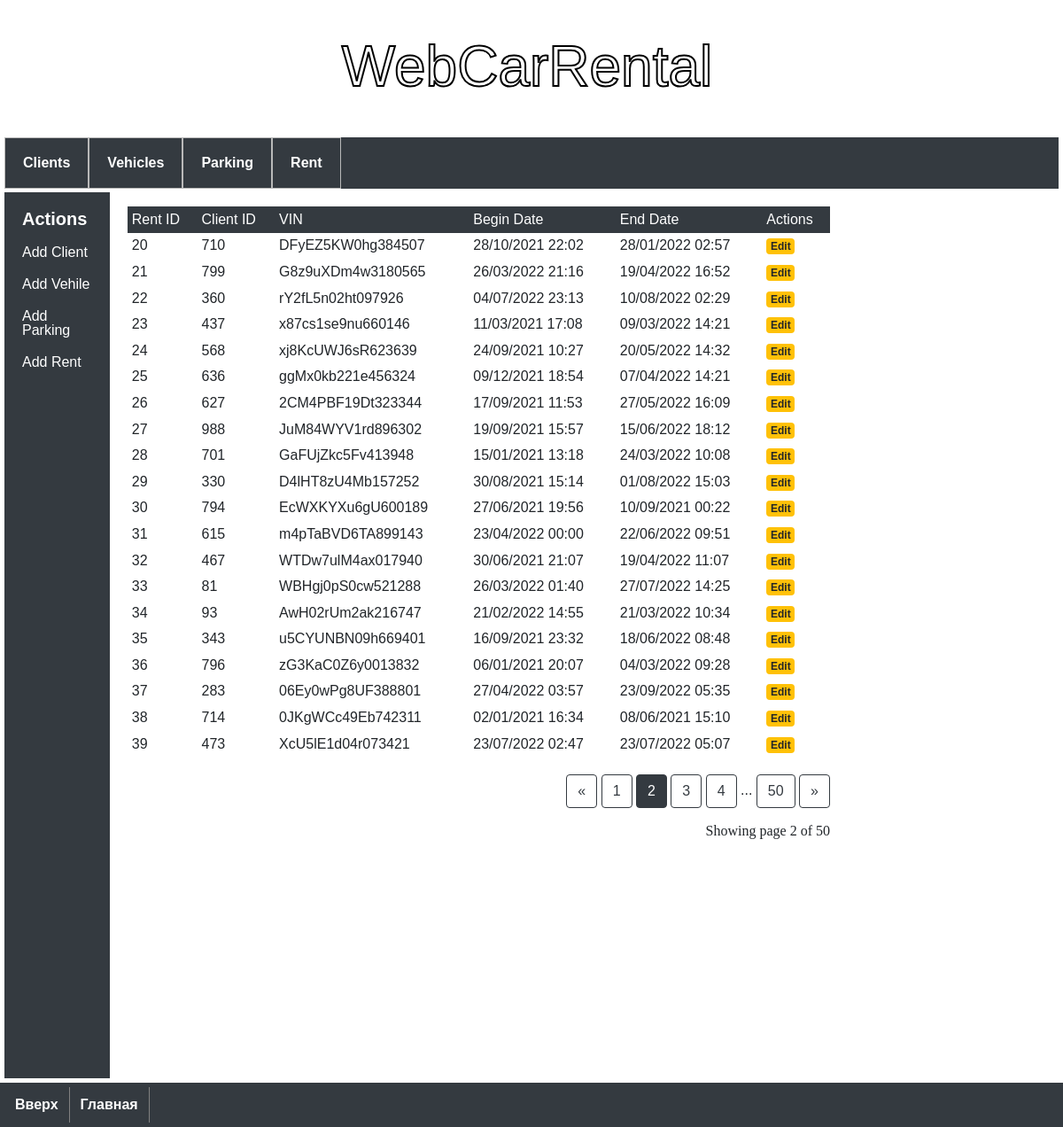
The page /rents?page=2 on the database its author committed.
### model.py (models this page shows)
class Rent(db.Model):
    __tablename__ = 'rent'
    rent_id = db.Column('rent_id', db.INTEGER, primary_key=True, autoincrement=True)
    client_id = db.Column(db.ForeignKey('client.client_id'))
    vin_number = db.Column(db.ForeignKey('vehicle.vin_number'))
    begin_date = db.Column('begin_date', db.String(50), unique=False)
    end_date = db.Column('end_date', db.String(50), unique=False)

### app.py (the view)
@app.route('/rents')
def rents():
    page = request.args.get('page', 1, type=int)
    rents = Rent.query.paginate(page=page, per_page=20)
    return render_template(
        './rent/rents.html',
        rents=rents)

### templates/rent/rents.html
{% extends 'base.html' %}
{% block content %}
<div class="table-responsive">
    <table class="table table-sm table-borderless mb-0">
        <thead class="thead-dark">
            <tr>
                <th>Rent ID</th>
                <th>Client ID</th>
                <th>VIN</th>
                <th>Begin Date</th>
                <th>End Date</th>
                <th>Actions</th>
            </tr>
        </thead>
        <tbody>
            {% for rent in rents %}
            <tr>
                <th scope="row">{{ rent.rent_id }}</th>
                <td>{{ rent.client_id }}</td>
                <td>{{ rent.vin_number }}</td>
                <td>{{ rent.begin_date }}</td>
                <td>{{ rent.end_date }}</td>
                <td><a class="badge badge-warning" href="{{ url_for('edit_rent', rent_id=rent.rent_id) }}">Edit</a></td>
            </tr>
            {% endfor %}
        </tbody>
    </table>
</div>
<br>
<div class="text-right">
    <a href="{{ url_for('rents', page=rents.prev_num) }}"
       class="btn btn-outline-dark
       {% if rents.page == 1 %}disabled{% endif %}">
        &laquo;
    </a>
    {% for page_num in rents.iter_pages(left_edge=1, right_edge=1, left_current=1, right_current=2) %}{% if page_num %}
            {% if rents.page == page_num %}
            <a href="{{ url_for('rents', page=page_num) }}"
               class="btn btn-dark">
                {{ page_num }}
            </a>
            {% else %}
            <a href="{{ url_for('rents', page=page_num) }}"
               class="btn btn-outline-dark">
                {{ page_num }}
            </a>
            {% endif %}
        {% else %}
            ...
        {% endif %}
    {% endfor %}    <a href="{{ url_for('rents', page=rents.next_num) }}"
       class="btn btn-outline-dark
       {% if rents.page == rents.pages %}disabled{% endif %}">
        &raquo;
    </a>
</div>
<p class="text-right mt-3">
   Showing page {{ rents.page }} of {{ rents.pages }}
</p>
{% endblock %}

### static/css/styles.css (style rules this page uses)
p { font-family: Georgia, 'Times New Roman', Times, serif; margin-left: 10px; text-indent: 20px; }
body { font-family: 'Montserrat', sans-serif; }

### rows shown on the page
Rent: rent_id "20", client_id "710", vin_number "DFyEZ5KW0hg384507", begin_date "28/10/2021 22:02", end_date "28/01/2022 02:57"
Rent: rent_id "21", client_id "799", vin_number "G8z9uXDm4w3180565", begin_date "26/03/2022 21:16", end_date "19/04/2022 16:52"
Rent: rent_id "22", client_id "360", vin_number "rY2fL5n02ht097926", begin_date "04/07/2022 23:13", end_date "10/08/2022 02:29"
Rent: rent_id "23", client_id "437", vin_number "x87cs1se9nu660146", begin_date "11/03/2021 17:08", end_date "09/03/2022 14:21"
Rent: rent_id "24", client_id "568", vin_number "xj8KcUWJ6sR623639", begin_date "24/09/2021 10:27", end_date "20/05/2022 14:32"
Rent: rent_id "25", client_id "636", vin_number "ggMx0kb221e456324", begin_date "09/12/2021 18:54", end_date "07/04/2022 14:21"
Rent: rent_id "26", client_id "627", vin_number "2CM4PBF19Dt323344", begin_date "17/09/2021 11:53", end_date "27/05/2022 16:09"
Rent: rent_id "27", client_id "988", vin_number "JuM84WYV1rd896302", begin_date "19/09/2021 15:57", end_date "15/06/2022 18:12"
Rent: rent_id "28", client_id "701", vin_number "GaFUjZkc5Fv413948", begin_date "15/01/2021 13:18", end_date "24/03/2022 10:08"
Rent: rent_id "29", client_id "330", vin_number "D4lHT8zU4Mb157252", begin_date "30/08/2021 15:14", end_date "01/08/2022 15:03"
Rent: rent_id "30", client_id "794", vin_number "EcWXKYXu6gU600189", begin_date "27/06/2021 19:56", end_date "10/09/2021 00:22"
Rent: rent_id "31", client_id "615", vin_number "m4pTaBVD6TA899143", begin_date "23/04/2022 00:00", end_date "22/06/2022 09:51"
Rent: rent_id "32", client_id "467", vin_number "WTDw7ulM4ax017940", begin_date "30/06/2021 21:07", end_date "19/04/2022 11:07"
Rent: rent_id "33", client_id "81", vin_number "WBHgj0pS0cw521288", begin_date "26/03/2022 01:40", end_date "27/07/2022 14:25"
Rent: rent_id "34", client_id "93", vin_number "AwH02rUm2ak216747", begin_date "21/02/2022 14:55", end_date "21/03/2022 10:34"
Rent: rent_id "35", client_id "343", vin_number "u5CYUNBN09h669401", begin_date "16/09/2021 23:32", end_date "18/06/2022 08:48"
Rent: rent_id "36", client_id "796", vin_number "zG3KaC0Z6y0013832", begin_date "06/01/2021 20:07", end_date "04/03/2022 09:28"
Rent: rent_id "37", client_id "283", vin_number "06Ey0wPg8UF388801", begin_date "27/04/2022 03:57", end_date "23/09/2022 05:35"
Rent: rent_id "38", client_id "714", vin_number "0JKgWCc49Eb742311", begin_date "02/01/2021 16:34", end_date "08/06/2021 15:10"
Rent: rent_id "39", client_id "473", vin_number "XcU5lE1d04r073421", begin_date "23/07/2022 02:47", end_date "23/07/2022 05:07"

### other values the page prints
{{ page_num }} "1" "3" "4" "50"
{{ page_num }} "2"
{{ rents.page }} "2"
{{ rents.pages }} "50"
